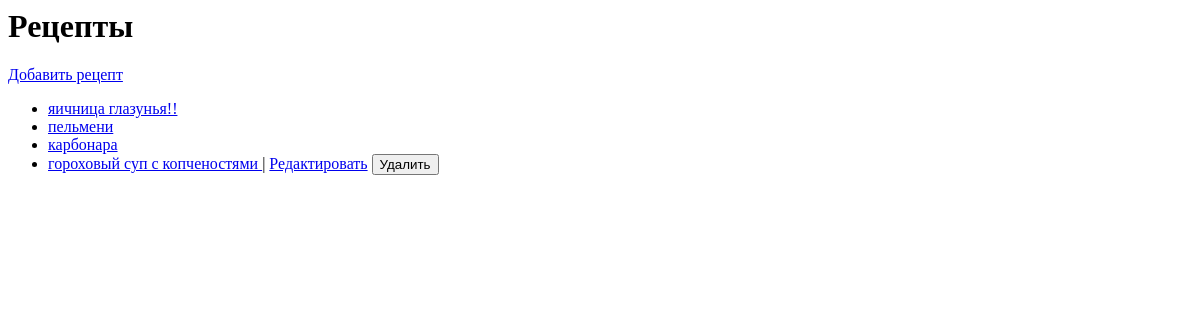
The app's page /recipes/ (signed in), older data.
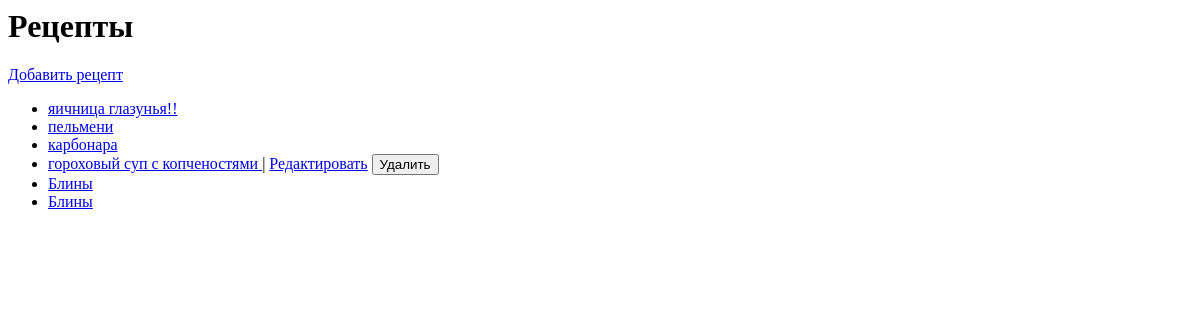
The same page, newer data.
### main/models.py (models this page shows, shortened)
class Recipe(models.Model):
    title = models.CharField("Название рецепта", max_length=255)
    description = models.TextField("Описание")
    cooking_time = models.PositiveIntegerField("Время приготовления")
    servings = models.PositiveIntegerField("Количество порций")
    difficulty = models.CharField(
        "Сложность",
        max_length=10,
        choices=[('easy', 'Легкий'), ('medium', 'Средний'), ('hard', 'Трудный')],
        default='easy'
    )
    kitchen = models.CharField("Кухня", max_length=100)
    created_at = models.DateTimeField("Создан", auto_now_add=True)
    author = models.ForeignKey(
        User,
        on_delete=models.CASCADE,
        related_name="recipes",
        verbose_name="Автор"
    )
    history = HistoricalRecords()
    class Meta:
        verbose_name = "Рецепт"
        verbose_name_plural = "Рецепты"

### main/html_views.py (the view)
# urls.py: path("recipes/", html_views.recipe_list, name="recipe_list"),
def recipe_list(request):
    recipes = Recipe.objects.all()
    return render(
        request,
        "recipes/list.html",
        {
            "recipes": recipes
        }
    )

### main/templates/recipes/list.html (shortened to what this page needs)
<h1>Рецепты</h1>
{% if user.is_authenticated %}
<a href="{% url 'recipe_create' %}">Добавить рецепт</a>
{% endif %}
<ul>
  {% for recipe in recipes %}
  <li>
    <a href="{% url 'recipe_detail' recipe.id %}"> {{ recipe.title }} </a>
    {% if recipe.author == user %} |
    <a href="{% url 'recipe_update' recipe.id %}">Редактировать</a>
    <form
      method="post"
      action="{% url 'recipe_delete' recipe.id %}"
      style="display: inline"
    >
      <button type="submit">Удалить</button>
    </form>
    {% endif %}
  </li>
  {% endfor %}
</ul>

Row changes from the older to the newer data that the page shows:
added Recipe: title "Блины"
added Recipe: title "Блины"
